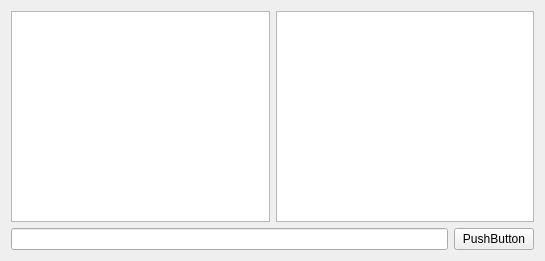
<?xml version="1.0" encoding="UTF-8"?>
<ui version="4.0">
 <class>Nevajno_kakClass</class>
 <widget class="QMainWindow" name="Nevajno_kakClass">
  <property name="geometry">
   <rect>
    <x>0</x>
    <y>0</y>
    <width>545</width>
    <height>261</height>
   </rect>
  </property>
  <property name="sizePolicy">
   <sizepolicy hsizetype="Fixed" vsizetype="Fixed">
    <horstretch>0</horstretch>
    <verstretch>0</verstretch>
   </sizepolicy>
  </property>
  <property name="windowTitle">
   <string>Nevajno_kak</string>
  </property>
  <widget class="QWidget" name="centralWidget">
   <property name="sizePolicy">
    <sizepolicy hsizetype="Fixed" vsizetype="Fixed">
     <horstretch>0</horstretch>
     <verstretch>0</verstretch>
    </sizepolicy>
   </property>
   <layout class="QGridLayout" name="gridLayout_2">
    <item row="0" column="0">
     <layout class="QGridLayout" name="gridLayout">
      <item row="1" column="0">
       <layout class="QHBoxLayout" name="horizontalLayout_2">
        <item>
         <widget class="QLineEdit" name="lineEdit">
          <property name="sizePolicy">
           <sizepolicy hsizetype="Expanding" vsizetype="Fixed">
            <horstretch>0</horstretch>
            <verstretch>0</verstretch>
           </sizepolicy>
          </property>
         </widget>
        </item>
        <item>
         <widget class="QPushButton" name="pushButton">
          <property name="sizePolicy">
           <sizepolicy hsizetype="Fixed" vsizetype="Fixed">
            <horstretch>0</horstretch>
            <verstretch>0</verstretch>
           </sizepolicy>
          </property>
          <property name="text">
           <string>PushButton</string>
          </property>
         </widget>
        </item>
       </layout>
      </item>
      <item row="0" column="0">
       <layout class="QHBoxLayout" name="horizontalLayout">
        <item>
         <widget class="QListView" name="listView">
          <property name="sizePolicy">
           <sizepolicy hsizetype="Preferred" vsizetype="Preferred">
            <horstretch>0</horstretch>
            <verstretch>0</verstretch>
           </sizepolicy>
          </property>
          <property name="editTriggers">
           <set>QAbstractItemView::NoEditTriggers</set>
          </property>
         </widget>
        </item>
        <item>
         <widget class="QTableView" name="tableView">
          <property name="sizePolicy">
           <sizepolicy hsizetype="Preferred" vsizetype="Preferred">
            <horstretch>0</horstretch>
            <verstretch>0</verstretch>
           </sizepolicy>
          </property>
         </widget>
        </item>
       </layout>
      </item>
     </layout>
    </item>
   </layout>
  </widget>
 </widget>
 <layoutdefault spacing="6" margin="11"/>
 <resources/>
 <connections/>
</ui>
